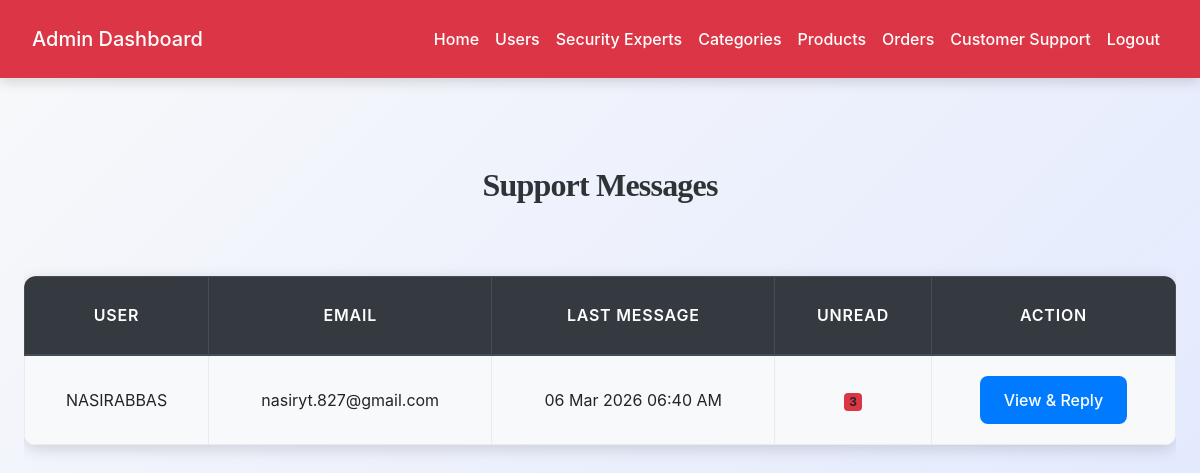
Page /admin/support_messages.php (signed in) on the committed database.
### tables this page shows
CREATE TABLE `users` (
  `id` int(11) NOT NULL,
  `full_name` varchar(50) NOT NULL,
  `email` varchar(100) NOT NULL,
  `display_picture` varchar(255) DEFAULT NULL,
  `password` varchar(255) NOT NULL,
  `cnic` char(13) NOT NULL,
  `study_program` enum('BSCS','BSIT','BSSE','BSDS','BSMGT','BSAI','MCS','MIT','ADPCS','MSCS') NOT NULL,
  `about_me` text DEFAULT NULL,
  `created_at` timestamp NOT NULL DEFAULT current_timestamp(),
  `status` enum('pending','verified','rejected') DEFAULT 'pending',
  `failed_login_attempts` int(11) DEFAULT 0,
  `street` varchar(255) NOT NULL,
  `city` varchar(100) NOT NULL,
  `state` varchar(100) DEFAULT NULL,
  `postal_code` varchar(20) NOT NULL,
  `country` varchar(100) DEFAULT 'Pakistan'
);

### admin/support_messages.php (the view, shortened to what this page needs)
<?php
include('../config.php');
$users_query = "
    SELECT DISTINCT u.id, u.full_name, u.email,
           MAX(m.created_at) as last_msg_time,
           SUM(CASE WHEN m.is_from_user = 1 AND m.read_at IS NULL THEN 1 ELSE 0 END) as unread_count
    FROM support_messages m
    JOIN users u ON m.user_id = u.id
    GROUP BY u.id
    ORDER BY last_msg_time DESC";
$users_result = mysqli_query($conn, $users_query);
?>
<!DOCTYPE html>
<html lang="en">
<head>
    <link rel="stylesheet" href="https://cdn.jsdelivr.net/npm/bootstrap@4.6.2/dist/css/bootstrap.min.css">
    <link rel="stylesheet" href="../css/style.css">
</head>
<body>
<?php include('admin_navbar.php'); ?>
<div class="container py-5">
    <h2>Support Messages</h2>
    <?php if (mysqli_num_rows($users_result) == 0): ?>
        <div class="alert alert-info mt-4">No messages from users yet.</div>
    <?php else: ?>
        <div class="table-responsive mt-4">
            <table class="table table-bordered table-hover">
                <thead class="thead-dark">
                    <tr>
                        <th>User</th>
                        <th>Email</th>
                        <th>Last Message</th>
                        <th>Unread</th>
                        <th>Action</th>
                    </tr>
                </thead>
                <tbody>
                    <?php while ($u = mysqli_fetch_assoc($users_result)): ?>
                        <tr>
                            <td><?= htmlspecialchars($u['full_name']) ?></td>
                            <td><?= htmlspecialchars($u['email']) ?></td>
                            <td><?= date('d M Y h:i A', strtotime($u['last_msg_time'])) ?></td>
                            <td>
                                <?php if ($u['unread_count'] > 0): ?>
                                    <span class="badge bg-danger"><?= $u['unread_count'] ?></span>
                                <?php else: ?>
                                    <span class="badge bg-success">0</span>
                                <?php endif; ?>
                            </td>
                            <td>
                                <button class="btn btn-primary btn-sm"
                                        data-bs-toggle="modal"
                                        data-bs-target="#chatModal<?= $u['id'] ?>">
                                    View & Reply
                                </button>
                            </td>
                        </tr>
                    <?php endwhile; ?>
                </tbody>
            </table>
        </div>
    <?php endif; ?>
</div>
</body>
</html>

### css/style.css (style rules this page uses)
:root { --primary: #007bff; --secondary: #6c757d; --success: #28a745; --info: #17a2b8; --warning: #ffc107; --danger: #dc3545; --light: #f8f9fa; --dark: #2d3436; --accent: #ff6f61; --highlight: #6f42c1; --shadow: rgba(0, 0, 0, 0.15); --transition: all 0.3s ease-in-out; }
body { font-family: 'Inter', 'Segoe UI', Tahoma, Geneva, Verdana, sans-serif; background: linear-gradient(135deg, var(--light) 0%, #e0e7ff 100%); color: var(--dark); line-height: 1.8; margin: 0; padding: 0; min-height: 100vh; font-size: 16px; }
h1, h2, h3, h4 { text-align: center; margin: 2.5rem 0; font-family: 'Georgia', 'Times New Roman', serif; color: var(--dark); font-weight: 700; letter-spacing: -0.025em; }
h2 { font-size: 2rem; }
.container { max-width: 1200px; margin: 0 auto 3rem; padding: 0 1.5rem; }
.table { width: 100%; border-collapse: collapse; margin: 2rem 0; font-size: 1rem; background-color: #ffffff; border-radius: 12px; overflow: hidden; box-shadow: 0 4px 16px var(--shadow); transition: var(--transition); }
.table th, .table td { padding: 1.25rem; border: 1px solid #e9ecef; text-align: center; vertical-align: middle; }
.table thead th { background-color: rgb(0, 0, 0); color: white; font-weight: 600; text-transform: uppercase; letter-spacing: 0.05em; padding: 1.5rem; }
.table tbody tr { transition: var(--transition); }
.table tbody tr:nth-child(odd) { background-color: var(--light); }
.btn-primary { background-color: var(--primary); color: #fff; border: none; border-radius: 8px; padding: 0.75rem 1.5rem; font-size: 1rem; font-weight: 500; cursor: pointer; transition: var(--transition); display: inline-flex; align-items: center; justify-content: center; }

### rows in the picture
users: full_name "NASIRABBAS", email "nasiryt.827@gmail.com", last_msg_time "06 Mar 2026 06:40 AM", unread_count "3"
